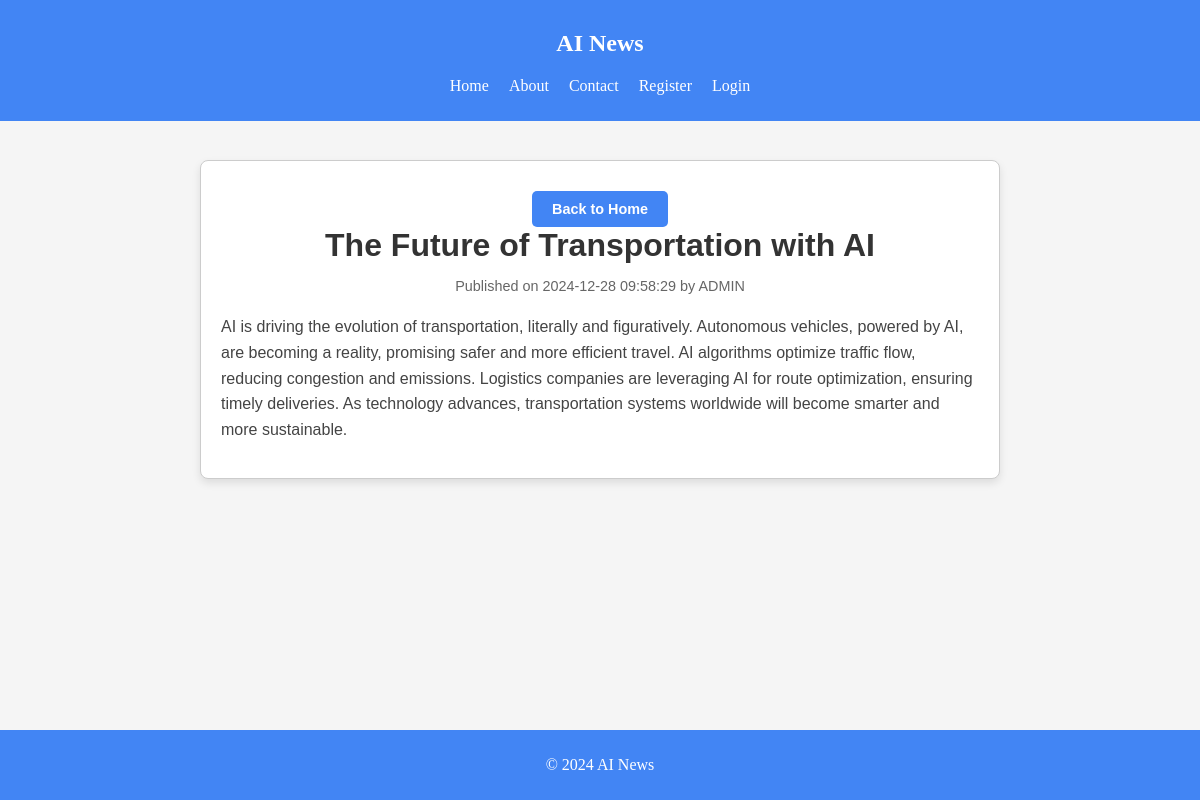
The app's page /posts/54 with its own data.
### tables this page shows
CREATE TABLE "posts" (
    id INTEGER PRIMARY KEY AUTOINCREMENT,
    title TEXT NOT NULL,
    content TEXT NOT NULL,
    created_at TIMESTAMP DEFAULT CURRENT_TIMESTAMP,
    user_id INTEGER,
    FOREIGN KEY (user_id) REFERENCES users(id)
);

CREATE TABLE "users" (
    id INTEGER PRIMARY KEY AUTOINCREMENT,
    email TEXT NOT NULL UNIQUE,
    password TEXT NOT NULL,
    name TEXT NOT NULL
);

### controllers/PostController.php (called while the page is built, shortened)
<?php
class PostController {
    public function show($id) {
        $postModel = new PostModel();
        $post = $postModel->getPostById($id);
        include 'views/posts/show.php';
        include 'views/layouts/layout.php';
    }
}

### init.php (called while the page is built, shortened)
<?php
function getDbConnection() {
    return new SQLite3('/var/www/html/database/ai_news_blog.db');
}

### models/PostModel.php (called while the page is built, shortened)
<?php
class PostModel {
    private $db;
    public function __construct() {
        $this->db = getDbConnection();
    }
    public function getPostById($id) {
        $stmt = $this->db->prepare("
            SELECT posts.*, users.name AS author
            FROM posts
            JOIN users ON posts.user_id = users.id
            WHERE posts.id = :id
        ");
        $stmt->bindValue(':id', $id, SQLITE3_INTEGER);
        $result = $stmt->execute();
        return $result->fetchArray(SQLITE3_ASSOC);
    }
}

### views/posts/show.php (the view)
<section class="post-page">
    <div class="post-page-header">
        <?php if (!empty($_SESSION['user'])): ?>
            <a href="/posts" class="page-back-link">Back to Post List</a>
        <?php else: ?>
            <a href="/" class="page-back-link">Back to Home</a>
        <?php endif; ?>
        <h1 class="post-page-title"><?php echo htmlspecialchars($post['title']); ?></h1>
        <p class="post-page-meta">Published on <?php echo htmlspecialchars($post['created_at']); ?> by <?php echo htmlspecialchars($post['author']); ?></p>
    </div>
    <div class="post-page-content">
        <p><?php echo nl2br(htmlspecialchars($post['content'])); ?></p>
    </div>
</section>

### css/styles.css (style rules this page uses)
:root { --primary-color: #4285F4; --secondary-color: #34A853; --accent-color: #FBBC05; --background-color: #F5F5F5; --text-color: #202124; }
body { background-color: var(--background-color); color: var(--text-color); margin: 0; }
@media (min-width: 600px) { body { font-size: 16px; } }
section { width: 100%; max-width: 1200px; margin: 0 auto; padding: 20px; box-sizing: border-box; }
.post-page { max-width: 800px; margin: 40px auto; padding: 20px; background-color: #fff; border: 1px solid #ccc; border-radius: 8px; box-shadow: 0 4px 8px rgba(0, 0, 0, 0.1); text-align: center; font-family: Arial, sans-serif; }
.post-page-header { margin-bottom: 20px; }
.post-page-title { font-size: 2em; color: #333; margin: 0 0 10px; }
.post-page-meta { font-size: 0.9em; color: #666; }
.post-page-content { text-align: left; line-height: 1.6; color: #444; }
.page-back-link { display: inline-block; margin-top: 10px; padding: 10px 20px; background-color: #4285F4; color: #fff; text-decoration: none; border-radius: 5px; font-size: 0.9em; font-weight: bold; text-align: center; transition: background-color 0.3s ease; }

### records on screen
posts: title "The Future of Transportation with AI", created_at "2024-12-28 09:58:29", user.name "ADMIN", content "AI is driving the evolution of transportation, literally and figuratively. Autonomous vehicles, powered by AI, are becoming a reality, promising safer and more efficient travel. AI algorithms optimize traffic flow, reducing congestion and emissions. Logistics companies are leveraging AI for route optimization, ensuring timely deliveries. As technology advances, transportation systems worldwide will become smarter and more sustainable."
